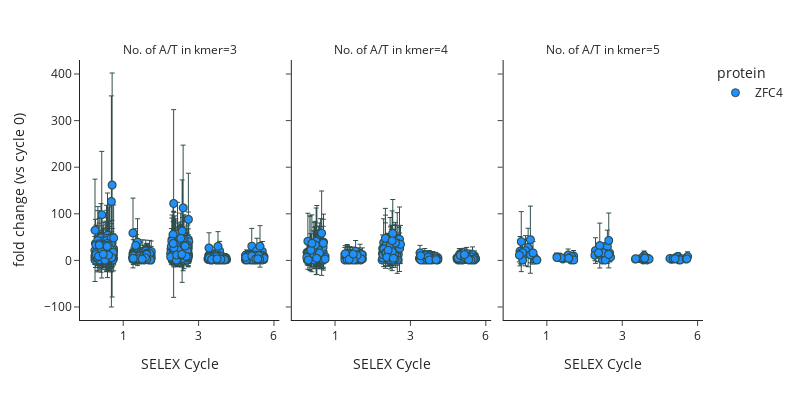

Notebook cell for this chart:
### Markdown cell above
## Visualise the fold change (vs cycle 0) of relatively AT-rich 5-mers

### Code cell
import plotly.io as pio
import plotly.express as px
import plotly.offline as py

fig = px.scatter(melt_fold_change_mean[(melt_fold_change_mean["AT"].isin([3,4,5])) & (melt_fold_change_mean["cycle"]!=0)], 
                 facet_col="AT", x="cycle_", y="value", color="protein", 
                 error_y="value_std", template='simple_white',
                 category_orders={"protein": ["None", "ZFC4"],
                                  "AT": [3,4,5]},
                 color_discrete_sequence=["grey", "dodgerblue"],
                 width=800, height=400, custom_data=["kmer"],
                 labels={
                     "cycle_": "SELEX Cycle",
                     "value": "fold change (vs cycle 0)",
                     "AT": "No. of A/T in kmer"
                 })
fig.update_traces(marker=dict(size=8, line=dict(color='DarkSlateGrey', width=1)),
                  selector=dict(mode='markers'), 
                  error_y=dict(thickness=1, width=2, color='DarkSlateGrey'),
                  hovertemplate="<br>".join([                      
                      "Fold change (vs cycle 0): %{y:.3f}",
                      "kmer: %{customdata[0]}",
                  ]))
fig.for_each_xaxis(lambda xaxis: xaxis.update(dict(
                      tickmode = 'array',
                      tickvals = [2.5,4.5,6.5],
                      ticktext = ['1', '3', '6']
                  )))
fig.update_layout(
    hoverlabel=dict(
        bgcolor="white",
        font_size=16,
    )
    #,
    #yaxis=dict(range=[-0.5,10.5])    
)
fig.show()

### Figure 1 — Plotly figure (JSON) as saved in the notebook; plotly's stock layout.template omitted (floating-point values rounded to 4 significant figures; data arrays with more than 128 entries replaced by an {"elided": "..."} marker saying what was removed)
{"data": [{"customdata": {"elided": "800x1 str values"}, "error_y": {"array": {"elided": "800 float values"}, "color": "DarkSlateGrey", "thickness": 1, "width": 2}, "hovertemplate": "Fold change (vs cycle 0): %{y:.3f}<br>kmer: %{customdata[0]}", "legendgroup": "ZFC4", "marker": {"color": "dodgerblue", "line": {"color": "DarkSlateGrey", "width": 1}, "size": 8, "symbol": "circle"}, "mode": "markers", "name": "ZFC4", "showlegend": true, "type": "scattergl", "x": {"elided": "800 float values"}, "xaxis": "x", "y": {"elided": "800 float values"}, "yaxis": "y"}, {"customdata": {"elided": "400x1 str values"}, "error_y": {"array": {"elided": "400 float values"}, "color": "DarkSlateGrey", "thickness": 1, "width": 2}, "hovertemplate": "Fold change (vs cycle 0): %{y:.3f}<br>kmer: %{customdata[0]}", "legendgroup": "ZFC4", "marker": {"color": "dodgerblue", "line": {"color": "DarkSlateGrey", "width": 1}, "size": 8, "symbol": "circle"}, "mode": "markers", "name": "ZFC4", "showlegend": false, "type": "scattergl", "x": {"elided": "400 float values"}, "xaxis": "x2", "y": {"elided": "400 float values"}, "yaxis": "y2"}, {"customdata": [["AAAAA"], ["AAAAT"], ["AAATA"], ["AAATT"], ["AATAA"], ["AATAT"], ["AATTA"], ["ATAAA"], ["ATAAT"], ["ATATA"], ["ATTAA"], ["ATTTA"], ["TAAAA"], ["TAATA"], ["TATAA"], ["TTAAA"], ["AAAAA"], ["AAAAT"], ["AAATA"], ["AAATT"], ["AATAA"], ["AATAT"], ["AATTA"], ["ATAAA"], ["ATAAT"], ["ATATA"], ["ATTAA"], ["ATTTA"], ["TAAAA"], ["TAATA"], ["TATAA"], ["TTAAA"], ["AAAAA"], ["AAAAT"], ["AAATA"], ["AAATT"], ["AATAA"], ["AATAT"], ["AATTA"], ["ATAAA"], ["ATAAT"], ["ATATA"], ["ATTAA"], ["ATTTA"], ["TAAAA"], ["TAATA"], ["TATAA"], ["TTAAA"], ["AAAAA"], ["AAAAT"], ["AAATA"], ["AAATT"], ["AATAA"], ["AATAT"], ["AATTA"], ["ATAAA"], ["ATAAT"], ["ATATA"], ["ATTAA"], ["ATTTA"], ["TAAAA"], ["TAATA"], ["TATAA"], ["TTAAA"], ["AAAAA"], ["AAAAT"], ["AAATA"], ["AAATT"], ["AATAA"], ["AATAT"], ["AATTA"], ["ATAAA"], ["ATAAT"], ["ATATA"], ["ATTAA"], ["ATTTA"], ["TAAAA"], ["TAATA"], ["TATAA"], ["TTAAA"]], "error_y": {"array": [31.6, 20.94, 10.26, 0.2486, 24.49, 41.24, 32.35, 14.95, 72.01, 64.48, 16.98, 16.86, 0.2503, 23.64, 14.46, 24.13, 6.778, 4.765, 2.65, 0.09688, 6.789, 11.43, 8.492, 5.866, 12.94, 9.729, 8.664, 5.566, 0.09877, 5.172, 4.97, 6.771, 20.44, 14.98, 7.35, 0.2261, 19.46, 35.81, 27.41, 11.67, 58.91, 48.09, 18.41, 15.81, 0.2136, 19.1, 13.4, 19.07, 4.654, 2.989, 1.425, 0.05599, 4.158, 5.867, 5.8, 2.048, 10.37, 7.405, 3.337, 2.589, 0.03952, 2.976, 2.278, 4.422, 3.343, 2.779, 1.48, 0.05149, 4.334, 6.552, 5.503, 2.363, 10.41, 9.22, 4.407, 3.488, 0.05403, 3.396, 1.827, 3.521], "color": "DarkSlateGrey", "thickness": 1, "width": 2}, "hovertemplate": "Fold change (vs cycle 0): %{y:.3f}<br>kmer: %{customdata[0]}", "legendgroup": "ZFC4", "marker": {"color": "dodgerblue", "line": {"color": "DarkSlateGrey", "width": 1}, "size": 8, "symbol": "circle"}, "mode": "markers", "name": "ZFC4", "showlegend": false, "type": "scattergl", "x": [1.794, 1.802, 2.17, 2.241, 1.828, 2.008, 1.94, 1.875, 2.068, 1.825, 2.087, 2.07, 1.863, 1.86, 1.776, 2.138, 3.045, 3.051, 2.929, 3.149, 2.784, 3.216, 2.774, 2.984, 3.072, 3.165, 2.838, 2.886, 3.222, 3.091, 3.085, 2.773, 4.008, 4.082, 4.198, 3.985, 4.174, 4.114, 3.798, 3.782, 4.15, 3.913, 4.083, 3.891, 4.06, 3.998, 4.147, 3.879, 5.09, 4.991, 5.191, 5.071, 5.194, 5.051, 5.049, 4.86, 5.091, 5.045, 4.865, 5.075, 5.17, 5.117, 5.224, 5.107, 5.827, 5.857, 5.818, 6.018, 5.779, 5.934, 6.199, 5.891, 6.247, 5.997, 6.07, 5.863, 6.053, 5.914, 6.209, 6.228], "xaxis": "x3", "y": [19.76, 13.75, 7.427, 0.8588, 16.47, 27.75, 20.99, 10.63, 44.49, 40.35, 11.81, 11.95, 0.8566, 16.54, 11.3, 16.09, 6.428, 4.752, 3.116, 0.9649, 6.453, 9.734, 7.588, 5.315, 11.66, 8.192, 7.009, 5.371, 1.004, 5.116, 4.642, 6.25, 17.8, 12.67, 6.892, 0.8617, 16.0, 29.13, 21.12, 11.07, 42.81, 31.86, 14.83, 13.0, 0.8742, 16.2, 12.72, 16.44, 5.093, 3.497, 2.143, 1.011, 4.602, 6.018, 6.014, 2.713, 9.96, 6.095, 3.692, 3.139, 1.021, 3.561, 2.965, 4.823, 3.564, 3.102, 2.172, 0.9705, 4.064, 6.214, 4.613, 3.0, 8.232, 7.733, 3.835, 3.552, 1.003, 3.66, 2.753, 3.304], "yaxis": "y3"}], "layout": {"annotations": [{"font": {}, "showarrow": false, "text": "No. of A/T in kmer=3", "x": 0.16, "xanchor": "center", "xref": "paper", "y": 1, "yanchor": "bottom", "yref": "paper"}, {"font": {}, "showarrow": false, "text": "No. of A/T in kmer=4", "x": 0.5, "xanchor": "center", "xref": "paper", "y": 1, "yanchor": "bottom", "yref": "paper"}, {"font": {}, "showarrow": false, "text": "No. of A/T in kmer=5", "x": 0.84, "xanchor": "center", "xref": "paper", "y": 1, "yanchor": "bottom", "yref": "paper"}], "height": 400, "hoverlabel": {"bgcolor": "white", "font": {"size": 16}}, "legend": {"title": {"text": "protein"}, "tracegroupgap": 0}, "margin": {"t": 60}, "width": 800, "xaxis": {"anchor": "y", "domain": [0, 0.32], "tickmode": "array", "ticktext": ["1", "3", "6"], "tickvals": [2.5, 4.5, 6.5], "title": {"text": "SELEX Cycle"}}, "xaxis2": {"anchor": "y2", "domain": [0.34, 0.66], "matches": "x", "tickmode": "array", "ticktext": ["1", "3", "6"], "tickvals": [2.5, 4.5, 6.5], "title": {"text": "SELEX Cycle"}}, "xaxis3": {"anchor": "y3", "domain": [0.68, 1.0], "matches": "x", "tickmode": "array", "ticktext": ["1", "3", "6"], "tickvals": [2.5, 4.5, 6.5], "title": {"text": "SELEX Cycle"}}, "yaxis": {"anchor": "x", "domain": [0, 1], "title": {"text": "fold change (vs cycle 0)"}}, "yaxis2": {"anchor": "x2", "domain": [0, 1], "matches": "y", "showticklabels": false}, "yaxis3": {"anchor": "x3", "domain": [0, 1], "matches": "y", "showticklabels": false}}}
